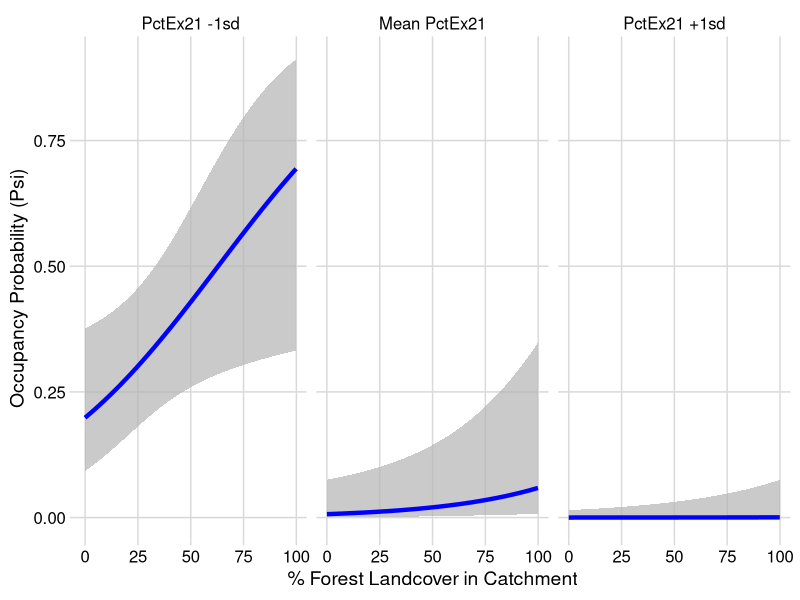
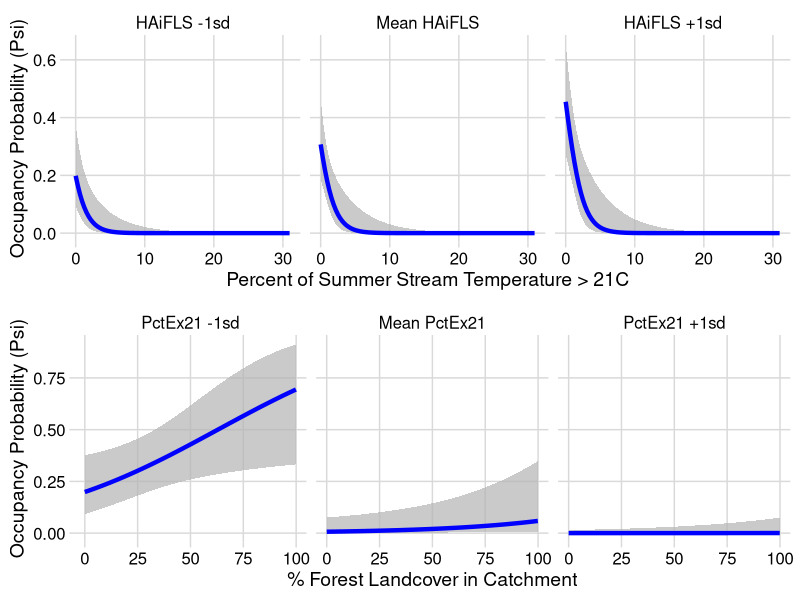

The R source for these figures, in order:
###########################################################################################
#~~~~~~~~~~~~~~~~~~~~~~~~~~~~~~~~~~~~~~~~~~~~~~~~~~~~~~~~~~~~~~~~~~~~~~~~~~~~~~~~~~~~~~~~~~
#                        Visualizing Brook Trout Occupancy Results

# We have predictions of Psi and p as functions of (pctex21 & HAiFLS_for) and (Effort_sec)
#~~~~~~~~~~~~~~~~~~~~~~~~~~~~~~~~~~~~~~~~~~~~~~~~~~~~~~~~~~~~~~~~~~~~~~~~~~~~~~~~~~~~~~~~~~
###########################################################################################


library(tidyverse)
library(cowplot)

#load data
Psi.temp <- read_csv("Data/Thesis/Tidy/Psi_predictions_pctex21.csv", col_names = T)
Psi.forest <- read_csv("Data/Thesis/Tidy/Psi_predictions_HAiFLS_for.csv", col_names = T)
p.effort <- read_csv("Data/Thesis/Tidy/P_predictions_effort.csv", col_names = T)

# Add column that translates the value of the constant covariate to a factor with three levels

Psi.temp2 <- Psi.temp %>%
  mutate(For_Status = ifelse(HAiFLS_for==0,"HAiFLS -1sd",ifelse(HAiFLS_for<27,"Mean HAiFLS", ifelse(HAiFLS_for>50,"HAiFLS +1sd", "NA"))))
Psi.temp2$For_Status <- factor(Psi.temp2$For_Status, c("HAiFLS -1sd","Mean HAiFLS","HAiFLS +1sd"))

Psi.forest2 <- Psi.forest %>%
  mutate(P21_Status = ifelse(pctex21==0,"PctEx21 -1sd",ifelse(pctex21<6,"Mean PctEx21", ifelse(pctex21>10,"PctEx21 +1sd", "NA"))))
Psi.forest2$P21_Status <- factor(Psi.forest2$P21_Status, c("PctEx21 -1sd","Mean PctEx21","PctEx21 +1sd"))


#Make ggplot for predicted occupancy probabilies as function of temperature and forested catchment
Psi1 <- ggplot(data = Psi.temp2, aes(x=pctex21))+
  geom_ribbon(aes(ymin=lcl, ymax=ucl), fill="grey70", alpha=0.7)+
  geom_line(aes(y=estimate), colour="Blue", size=1.5)+
  facet_grid(cols = vars(For_Status))+
  labs(x="Percent of Summer Stream Temperature > 21C",
       y="Occupancy Probability (Psi)")+
  theme_minimal_grid()

Psi2 <- ggplot(data = Psi.forest2, aes(x=HAiFLS_for))+
  geom_ribbon(aes(ymin=lcl, ymax=ucl), fill="grey70", alpha=0.7)+
  geom_line(aes(y=estimate), colour="Blue", size=1.5)+
  facet_grid(cols = vars(P21_Status))+
  labs(x="% Forest Landcover in Catchment",
       y="Occupancy Probability (Psi)")+
  theme_minimal_grid()
Psi2

#cowplot
plot_grid(Psi1,Psi2, labels = NULL, label_size = 12, nrow = 2)





